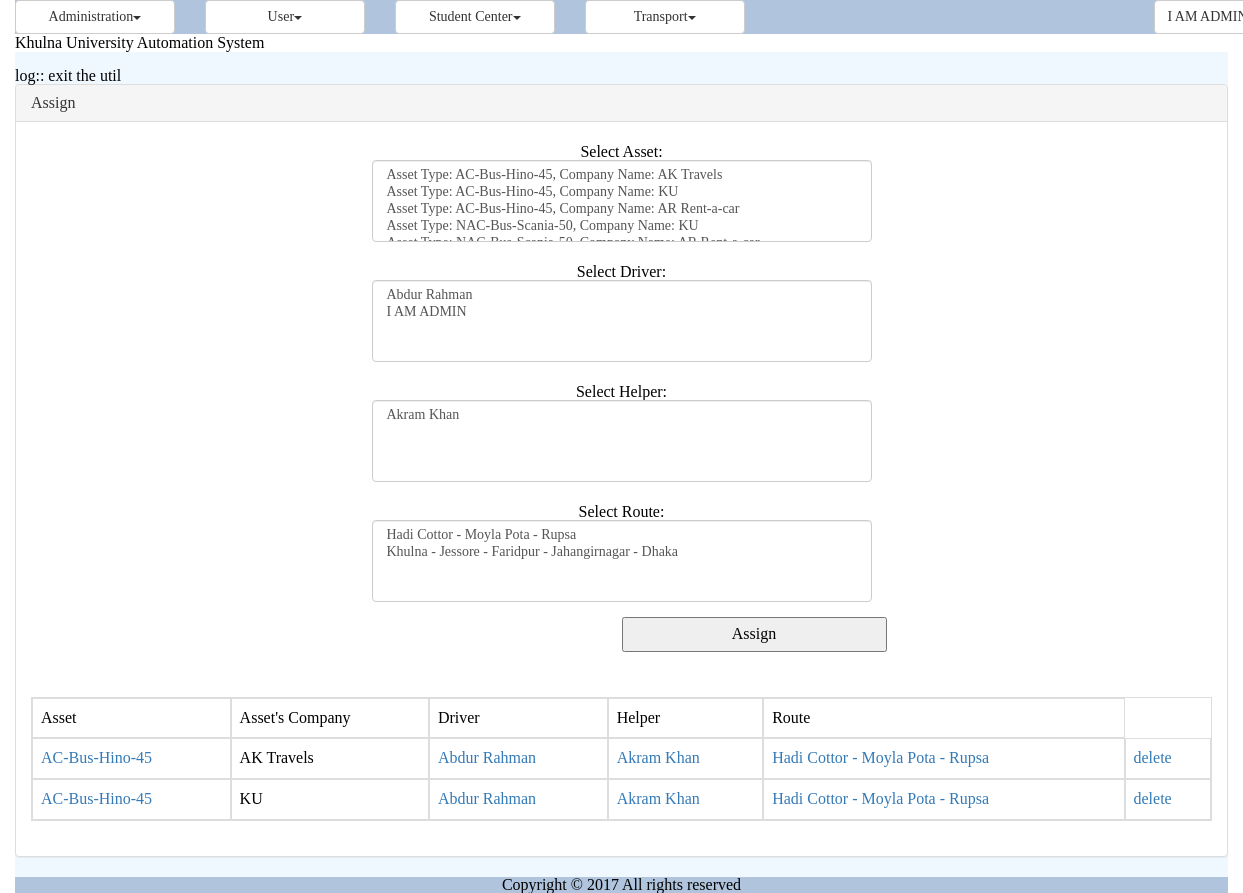
The app's page /transport_route.php (signed in) with its own data.
### tables this page shows
CREATE TABLE `tbl_combination` (
  `id` int(11) NOT NULL,
  `asset_id` int(11) DEFAULT NULL,
  `route_id` int(11) DEFAULT NULL,
  `driver_id` varchar(50) DEFAULT NULL,
  `helper_id` varchar(50) DEFAULT NULL
);

CREATE TABLE `tbl_user` (
  `ID` varchar(40) NOT NULL,
  `UniversityID` varchar(20) NOT NULL,
  `Email` varchar(50) NOT NULL,
  `Password` varchar(20) NOT NULL,
  `FirstName` varchar(50) NOT NULL,
  `LastName` varchar(50) NOT NULL,
  `Status` varchar(20) DEFAULT NULL,
  `IsLogged` smallint(1) DEFAULT NULL,
  `IsArchived` smallint(1) DEFAULT NULL,
  `IsDeleted` smallint(1) DEFAULT NULL
);

CREATE TABLE `routes` (
  `id` int(10) NOT NULL,
  `start` varchar(50) NOT NULL,
  `dest` varchar(50) NOT NULL,
  `via` varchar(200) NOT NULL
);

### modules/tms/ui/blade/view.assignment.blade.php (called while the page is built, shortened)
<?php
include_once './util/class.util.php';
include_once '/../../bao/class.assignbao.php';
$_AssignBao = new AssignBao();
?>

### modules/tms/bao/class.assignbao.php (called while the page is built, shortened)
<?php
include_once './util/class.util.php';
include_once MODULES_TMS.'dao/class.assigndao.php';
class AssignBao{
    private $_AssignDao;
    function AssignBao()
    {
        $this->_AssignDao = new AssignDao();
    }
    public function getAllCombination(){
		$Result = $this->_AssignDao->getAllCombination();
        return $Result;
	}
    public function getAsset(){
		$Result = $this->_AssignDao->getAsset();
        return $Result;
	}
    public function getAllAsset(){
		$Result = $this->_AssignDao->getAllAsset();
        return $Result;
	}
    public function getAllDrivers()
    {
        $Result = $this->_AssignDao->getAllDrivers();
        return $Result;
    }
    public function getAllHelpers()
    {
        $Result = $this->_AssignDao->getAllHelpers();
        return $Result;
    }
    public function getAllRoute()
    {
        $Result = $this->_AssignDao->getAllRoute();
        return $Result;
    }
    public function getUser($id)
    {
        $Result = $this->_AssignDao->getUser($id);
        return $Result;
    }
    public function getRoute($id)
    {
        $Result = $this->_AssignDao->getRoute($id);
        return $Result;
    }
}
?>

### modules/tms/dao/class.assigndao.php (called while the page is built, shortened)
<?php
include_once './common/class.common.php';
include_once './util/class.util.php';
class AssignDao{
    function AssignDao(){
        $this->_DB = DBUtil::getInstance();
    }
    public function getAllCombination(){
        $Combinations = array();
        $this->_DB->doQuery("SELECT * FROM `tbl_combination` ");
        $rows = $this->_DB->getAllRows();
        for($i = 0; $i < sizeof($rows); $i++) {
            $row = $rows[$i];
            $this->_Combination = new Combination();
            $this->_Combination->setCId ( $row['id']);
            $this->_Combination->setAssetId ( $row['asset_id'] );
            $this->_Combination->setDriverId ( $row['driver_id'] );
            $this->_Combination->setHelperId ( $row['helper_id'] );
            $this->_Combination->setRouteId ( $row['route_id'] );
            $Combinations[]=$this->_Combination;
        }
        $Result = new Result();
        $Result->setIsSuccess(1);
        $Result->setResultObject($Combinations);
        return $Result;
    }
    public function getAsset(){
        $this->_DB->doQuery("SELECT `company_name` , tbl_asset_type.type_name as typename FROM `tbl_assets` INNER JOIN tbl_asset_type
            ON tbl_assets.at_id = tbl_asset_type.at_id;");
            $rows = $this->_DB->getAllRows();
            return $rows;
        }
        public function getAllAsset(){
            $this->_DB->doQuery("SELECT id, type_name,company_name,liscence_no FROM tbl_assets inner JOIN tbl_asset_type on
                tbl_assets.at_id =tbl_asset_type.at_id");
                $rows = $this->_DB->getAllRows();
                return $rows;
            }
            public function getAllDrivers()
            {
                $SQL = "SELECT
                tbl_user.ID AS userid,
                tbl_user.FirstName AS firstname,
                tbl_user.LastName AS lastname,
                tbl_role.ID AS roleid,
                tbl_role.Name AS rolename
                FROM
                tbl_user
                INNER JOIN
                tbl_user_role
                ON
                tbl_user_role.UserID = tbl_user.ID
                INNER JOIN
                tbl_role
                ON
                tbl_user_role.RoleID = tbl_role.ID
                WHERE
                tbl_role.ID = 'driver';";
                $this->_DB->doQuery($SQL);
                $rows = $this->_DB->getAllRows();
                return $rows;
            }
            public function getAllHelpers()
            {
                $SQL = "SELECT
                tbl_user.ID AS userid,
                tbl_user.FirstName AS firstname,
                tbl_user.LastName AS lastname,
                tbl_role.ID AS roleid,
                tbl_role.Name AS rolename
                FROM
                tbl_user
                INNER JOIN
                tbl_user_role
                ON
                tbl_user_role.UserID = tbl_user.ID
                INNER JOIN
                tbl_role
                ON
                tbl_user_role.RoleID = tbl_role.ID
                WHERE
                tbl_role.ID = 'helper';";
                $this->_DB->doQuery($SQL);
                $rows = $this->_DB->getAllRows();
                return $rows;
            }
            public function getAllRoute()
            {
                $SQL = "SELECT `id`, `start`, `dest`, `via` FROM `routes`;";
                $this->_DB->doQuery($SQL);
                $rows = $this->_DB->getAllRows();
                return $rows;
            }
            public function getRoute($id)
            {
                $SQL = "SELECT `id`, `start`, `dest`, `via` FROM `routes` where id = '$id';";
                $this->_DB->doQuery($SQL);
                $rows = $this->_DB->getAllRows();
                $route1 = $rows[0]['start'].' - '.$rows[0]['via'].' - '.$rows[0]['dest'];
                return $route1;
            }
            public function getUser($id)
            {
                $SQL = "SELECT
                tbl_user.ID,
                tbl_user.FirstName,
                tbl_user.LastName
                FROM
                tbl_user
                WHERE
                id = '".$id."';";
                $this->_DB->doQuery($SQL);
                $rows = $this->_DB->getAllRows();
                $fullname = $rows[0]['FirstName'].' '.$rows[0]['LastName'];
                return $fullname;
            }
        }
        ?>

### common/class.common.tms.php (called while the page is built, shortened)
<?php
class Combination{
    private $_cid;
    private $_asset_id;
    private $_route_id;
    private $_driver_id;
    private $_helper_id;
    public function getAssetId()
    {
        return $this->_asset_id;
    }
    public function setRouteId($_route_id)
    {
        $this->_route_id = $_route_id;
        return $this;
    }
    public function getRouteId()
    {
        return $this->_route_id;
    }
    public function setAssetId($_asset_id)
    {
        $this->_asset_id = $_asset_id;
        return $this;
    }
    public function getDriverId()
    {
        return $this->_driver_id;
    }
    public function setDriverId($_driver_id)
    {
        $this->_driver_id = $_driver_id;
        return $this;
    }
    public function getHelperId()
    {
        return $this->_helper_id;
    }
    public function setHelperId($_helper_id)
    {
        $this->_helper_id = $_helper_id;
        return $this;
    }
    public function getCid()
    {
        return $this->_cid;
    }
    public function setCid($_cid)
    {
        $this->_cid = $_cid;
        return $this;
    }
}
?>

### common/class.common.php (called while the page is built, shortened)
<?php
include_once 'class.common.tms.php';
class Result{
    private $_IsSuccess=0;
    private $_ResultObject;
    public function setIsSuccess($IsSuccess){
        $this->_IsSuccess = $IsSuccess;
    }
    public function getIsSuccess(){
        return $this->_IsSuccess;
    }
    public function setResultObject($ResultObject){
        $this->_ResultObject = $ResultObject;
    }
    public function getResultObject(){
        return $this->_ResultObject;
    }
}
?>

### modules/tms/ui/view.assignment.php (the view)
<?php
include_once 'blade/view.assignment.blade.php';
include_once './common/class.common.php';
?>
<div class="panel panel-default">
    <div class="panel-heading">Assign</div>
    <div class="panel-body">
	<div id="form">
		<form method="post" class="form-horizontal">
    			<div class="form-group">
                  	<label class="control-label col-sm-0" for="selectAsset">Select Asset:</label>
                  	<div class="col-sm-12">
                        <?php
                        $var = '<select name="selectAsset" class="form-control" id="select-from-types" multiple>';
                        $Result = $_AssignBao->getAllAsset();
                        if(isset($Result)){
                           for ($i=0; $i < sizeof($Result); $i++) {
                                $Asset = $Result[$i];
                                $var = $var. '<option value="'.$Asset['id'].'"';
                                $var = $var.'>'.'Asset Type: '.$Asset['type_name'].', Company Name: '.$Asset['company_name'].'</option>';
                            }
                            $var = $var.'</select>';
                        }
                        echo $var;
                        ?>
    			  	</div>
    			</div>
			<div class="form-group">
              	<label class="control-label col-sm-0" for="txtDriver">Select Driver:</label>
              	<div class="col-sm-12">
						    <?php
						    $var = '<select name="txtDriver" class="form-control" id="select-from-roles" multiple>';
							$Result = $_AssignBao->getAllDrivers();
							if(isset($Result)){
						       for ($i=0; $i < sizeof($Result); $i++) {
						    		$var = $var. '<option value="'.$Result[$i]['userid'].'"';
                                    $fullname = $Result[$i]['firstname']. " ". $Result[$i]['lastname'];
						          	$var = $var.'>'.$fullname.'</option>';
								}
								$var = $var.'</select>';
							}
							echo $var;
							?>
				</div>
			</div>
            <div class="form-group">
              	<label class="control-label col-sm-0" for="txtHelper">Select Helper:</label>
              	<div class="col-sm-12">
						    <?php
						    $var = '<select name="txtHelper" class="form-control" id="select-from-roles" multiple>';
							$Result = $_AssignBao->getAllHelpers();
							if(isset($Result)){
						       for ($i=0; $i < sizeof($Result); $i++) {
						    		$var = $var. '<option value="'.$Result[$i]['userid'].'"';
                                    $fullname = $Result[$i]['firstname']. " ". $Result[$i]['lastname'];
						          	$var = $var.'>'.$fullname.'</option>';
								}
								$var = $var.'</select>';
							}
							echo $var;
							?>
				</div>
			</div>
            <div class="form-group">
              	<label class="control-label col-sm-0" for="txtRoute">Select Route:</label>
              	<div class="col-sm-12">
						    <?php
						    $var = '<select name="txtRoute" class="form-control" multiple>';
							$Result = $_AssignBao->getAllRoute();
							if(isset($Result)){
						       for ($i=0; $i < sizeof($Result); $i++) {
						    		$var = $var. '<option value="'.$Result[$i]['id'].'"';
                                    $fullname = $Result[$i]['start']. " - ".$Result[$i]['via'].' - '. $Result[$i]['dest'];
						          	$var = $var.'>'.$fullname.'</option>';
								}
								$var = $var.'</select>';
							}
							echo $var;
							?>
				</div>
			</div>
	        <div class="form-group">
              <div align = "right">
						<?php
						if(isset($_GET['edit']))
						{
							?>
							<button type="submit" value="update" name="update">update</button>
							<?php
						}
						else
						{
							?>
							<button type="submit" value="Assign" name="save">Assign</button>
							<?php
						}
						?>
			    </div>
            </div>
		</form>
	</div>
	</div>
    <div class="panel-body">
    <table class="table table-bordered">
    <?php
    $Result = $_AssignBao->getAllCombination();
    if($Result->getIsSuccess()){
        $Combinations = $Result->getResultObject();
        ?>
        <tr>
            <th>Asset</th>
            <th>Asset's Company</th>
            <th>Driver</th>
            <th>Helper</th>
            <th>Route</th>
        </tr>
        <?php
        $var1= $_AssignBao->getAsset();
        for($i = 0; $i < sizeof($Combinations); $i++) {
            $Combination = $Combinations[$i];
            ?>
            <tr>
                <td>
                    <a href="assets.php?edit=<?php echo $Combination->getAssetId() ?> "> <?php echo $var1[$i]['typename'] ?> </a>
                </td>
                <td>
                    <?php echo $var1[$i]['company_name'] ?>
                </td>
                <td>
                    <a href="user.php?edit=<?php echo $Combination->getDriverId() ?> "> <?php echo $_AssignBao->getUser($Combination->getDriverId()) ?> </a>
                </td>
                <td>
                    <a href="user.php?edit=<?php echo $Combination->getHelperId() ?> "> <?php echo $_AssignBao->getUser($Combination->getHelperId()) ?> </a>
                </td>
                <td>
                    <a href="routes.php?edit=<?php echo $Combination->getRouteId() ?> "> <?php echo $_AssignBao->getRoute($Combination->getRouteId()) ?> </a>
                </td>
                <td>
                    <a href="?del=<?php echo $Combination->getCId(); ?>" onclick="return confirm('sure to delete !'); " >delete</a>
                </td>
            </tr>
            <?php
        }
    }
    else{
        echo $Result->getResultObject();
    }
    ?>
    </table>
    </div>

### resources/css/style.css (style rules this page uses)
#form { width:500px; margin:0px auto; text-align:center; }
form button { width:50%; height:35px; }
table,td { border:solid #e9e9e9 1px; }

### records on screen
tbl_combination: typename "AC-Bus-Hino-45", company_name "AK Travels", driver.LastName "Abdur Rahman", helper.LastName "Akram Khan", route.dest "Hadi Cottor - Moyla Pota - Rupsa"
tbl_combination: typename "AC-Bus-Hino-45", company_name "KU", driver.LastName "Abdur Rahman", helper.LastName "Akram Khan", route.dest "Hadi Cottor - Moyla Pota - Rupsa"

### other values on screen
$globalMenu[$i]->getTitle() "Administration User Student Center Transport"
$CurrentUser->getFirstName() "I AM"
